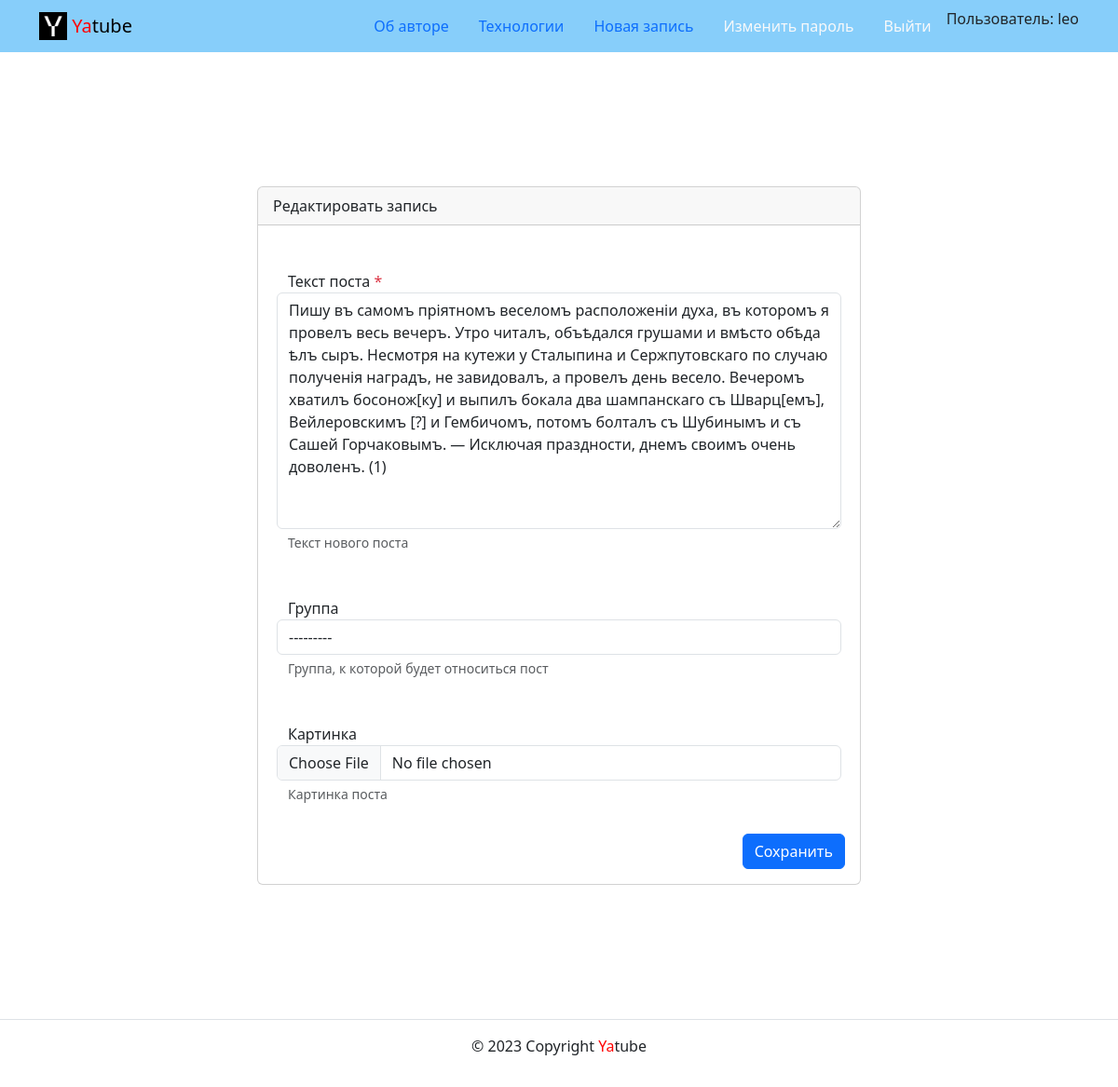
/posts/34/edit/ (signed in), run on an earlier commit of the app's database.
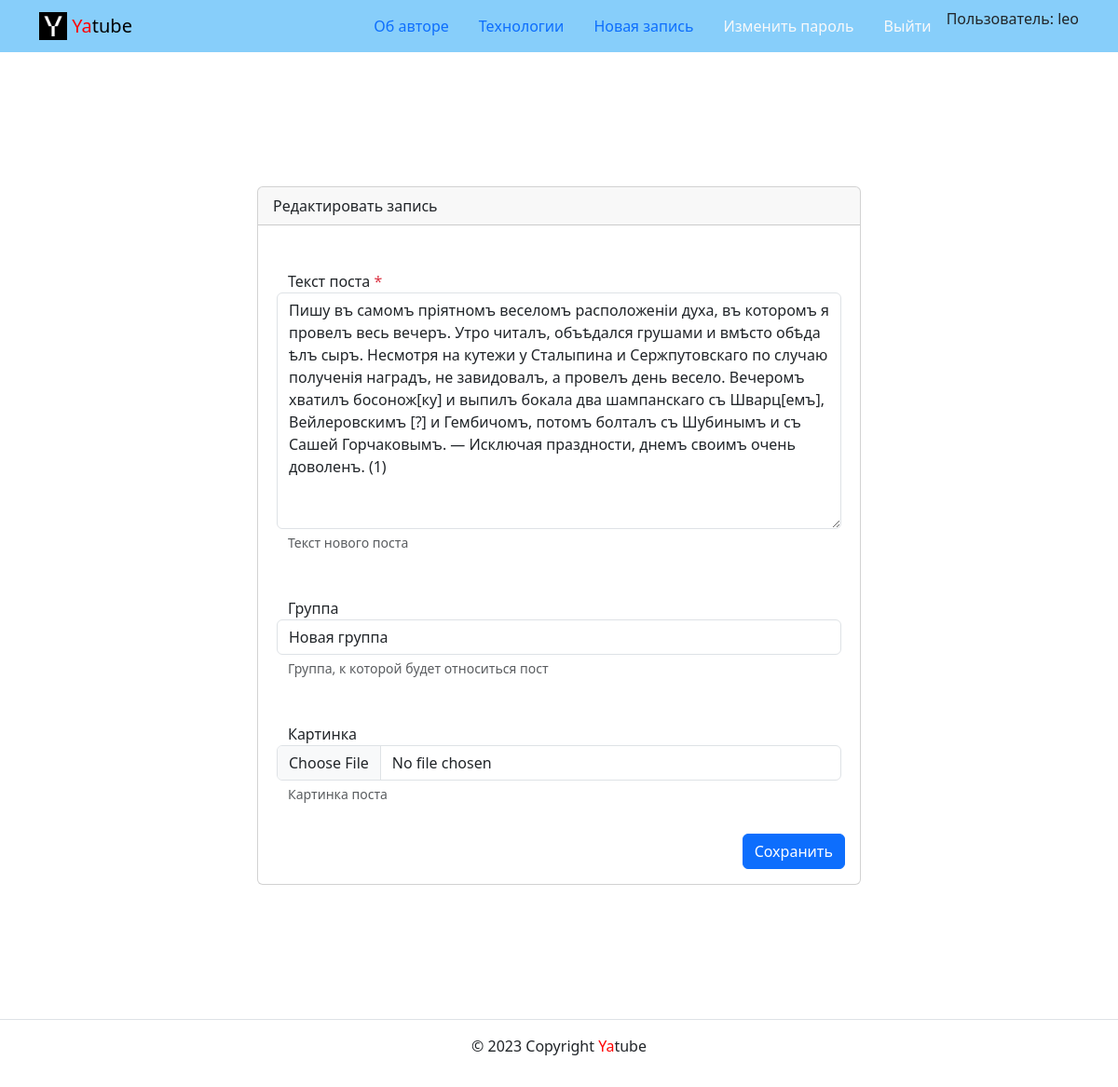
And on a later commit of the database.
### posts/models.py (models this page shows, shortened)
class Post(CreatedModel):
    text = models.TextField(
        'Текст поста',
        help_text='Введите текст поста'
    )
    author = models.ForeignKey(
        User,
        on_delete=models.CASCADE,
        related_name='posts',
        verbose_name='Автор',
    )
    group = models.ForeignKey(
        Group,
        blank=True,
        null=True,
        on_delete=models.SET_NULL,
        related_name='posts',
        verbose_name='Группа',
        help_text='Укажите название вашей группы',
    )
    image = models.ImageField(
        'Картинка',
        upload_to='posts/',
        blank=True
    )
    class Meta:
        ordering = ['-pub_date']

### posts/views.py (the view)
@login_required
def post_edit(request, post_id):
    post = get_object_or_404(Post, pk=post_id)
    if post.author != request.user:
        return redirect('posts:post_detail', post_id)
    form = PostForm(
        request.POST or None,
        files=request.FILES or None,
        instance=post
    )
    if form.is_valid():
        form.save()
        return redirect('posts:post_detail', post_id)
    return render(
        request,
        'posts/create_post.html',
        {
            'form': form,
            'is_edit': True,
        }
    )

### posts/forms.py
class PostForm(forms.ModelForm):
    class Meta:
        model = Post
        fields = ('text', 'group', 'image')
        labels = {
            'text': 'Текст поста',
            'group': 'Группа'
        }
        help_texts = {
            'text': 'Текст нового поста',
            'group': 'Группа, к которой будет относиться пост',
            'image': 'Картинка поста',
        }

### core/context_processors/year.py (called while the page is built)
def year(request):
    return {
        'year': timezone.now().year,
    }

### core/templatetags/user_filters.py (called while the page is built)
@register.filter
def addclass(field, css):
    return field.as_widget(attrs={'class': css})

### posts/models.py (called while the page is built)
    def __str__(self):
        return self.title

### templates/posts/create_post.html (shortened to what this page needs)
{% extends 'base.html' %}
{% block content %}
  <div class="container py-5">
    <div class="row justify-content-center">
      <div class="col-md-8 p-5">
        <div class="card">
          <div class="card-header">
            {% if is_edit %}
              Редактировать запись
            {% else %}
              Новый пост
            {% endif %}
          </div>
          <div class="card-body">
            <form method="post" enctype="multipart/form-data">
              {% include 'includes/form_fields_display.html' %}
              <div class="d-flex justify-content-end">
                <button type="submit" class="btn btn-primary">
                  {% if is_edit %}
                    Сохранить
                  {% else %}
                    Добавить
                  {% endif %}
                </button>
              </div>
            </form>
          </div>
        </div>
      </div>
    </div>
  </div>
{% endblock %}

### templates/includes/form_fields_display.html
{% load user_filters %}
{% for field in form %}
  <div class="form-group row my-3 p-3">
    <label for="{{ field.id_for_label }}">
      {{ field.label }}
      {% if field.field.required %}
        <span class="required text-danger">*</span>
      {% endif %}
    </label>
    {{ field|addclass:"form-control" }}
    {% if field.help_text %}
      <small
        id="{{ field.id_for_label }}-help"
        class="form-text text-muted">
        {{ field.help_text|safe }}
      </small>
    {% endif %}
  </div>
{% endfor %}

What changed in the data, as far as the page shows it:
changed Post: group "---------" → "Новая группа"
